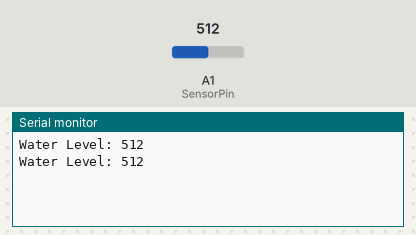
This sketch was run on a simulated Arduino Uno, built with avr-gcc and run on an emulated ATmega328P. Parts: the last lines printed to the serial monitor. The test bench sets the inputs (shaded band); at power-on: A1 (SensorPin) = 512.

Above: at 1.8 s.
1.9 s: A1 (SensorPin) set to 716
At 2.8 s:
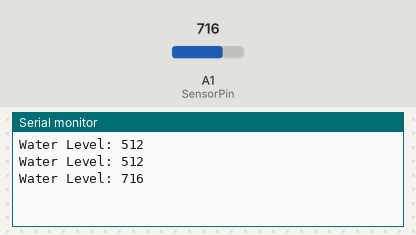
3.4 s: A1 (SensorPin) set to 900
At 4.9 s:
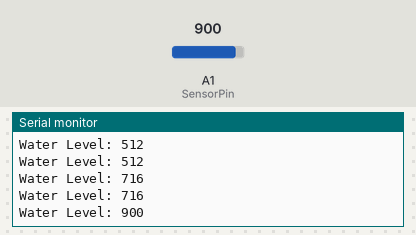
Timing chart, 0 to 6.4 s (numbered marks = the images above; inputs shaded):
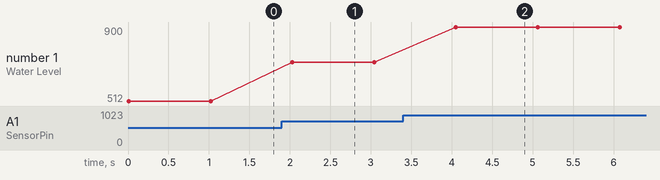

Measured:
- after the input at 1.9 s, the serial monitor: prints a new line after 0.13 s (image 1)
- after the input at 3.4 s, the serial monitor: prints a new line after 0.65 s (image 2)
- plotted number 1: 512 → 716 after the input at 1.9 s, 716 → 900 after the input at 3.4 s

The sketch:

Water_Level.ino
```cpp
#define SensorPower 5
#define SensorPin A1

int Value = 0;

void setup() {

  pinMode(SensorPower, OUTPUT);
  digitalWrite(SensorPower, LOW);
  Serial.begin(9600);

}

void loop() {

  int Level = ReadSensor();

  Serial.print("Water Level: ");
  Serial.println(Level);

  delay(1000);

}

int ReadSensor() {

  digitalWrite(SensorPower, HIGH);
  delay(10);

  Value = analogRead(SensorPin);

  digitalWrite(SensorPower, LOW);

  return Value;
}
```
